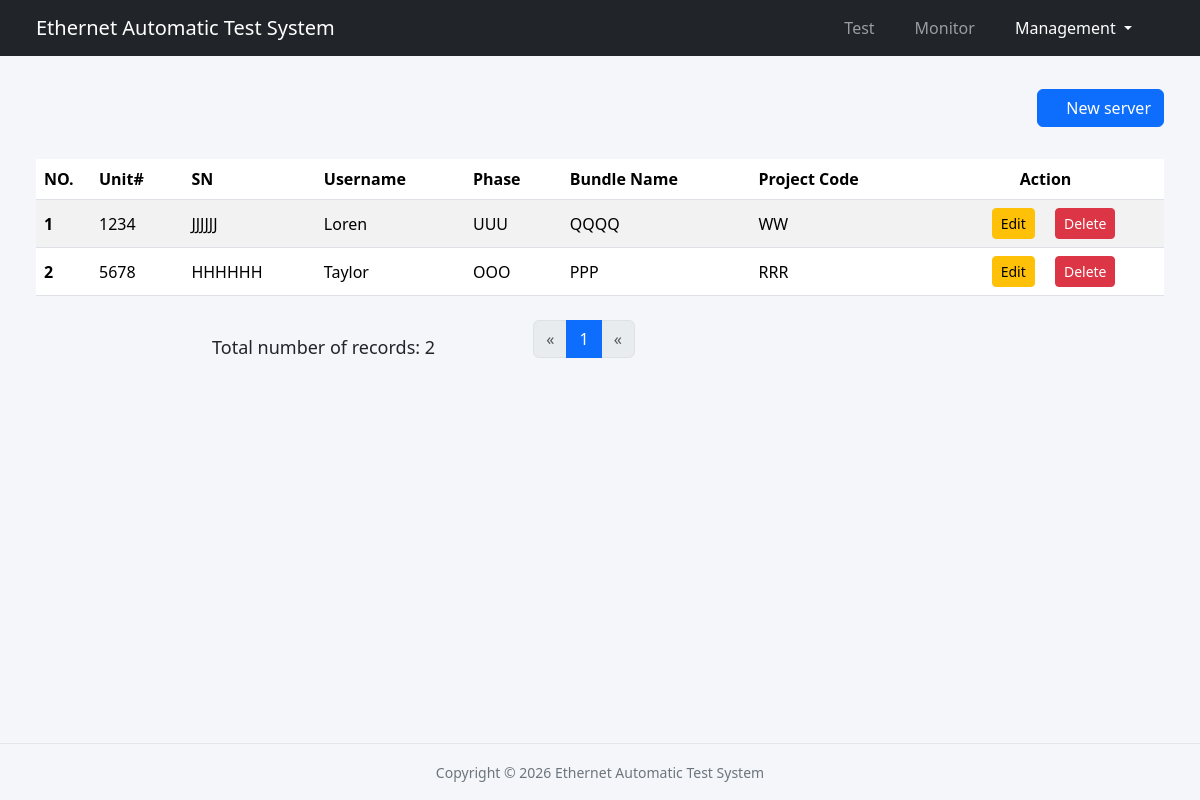
The app's page /api/servers, older data.
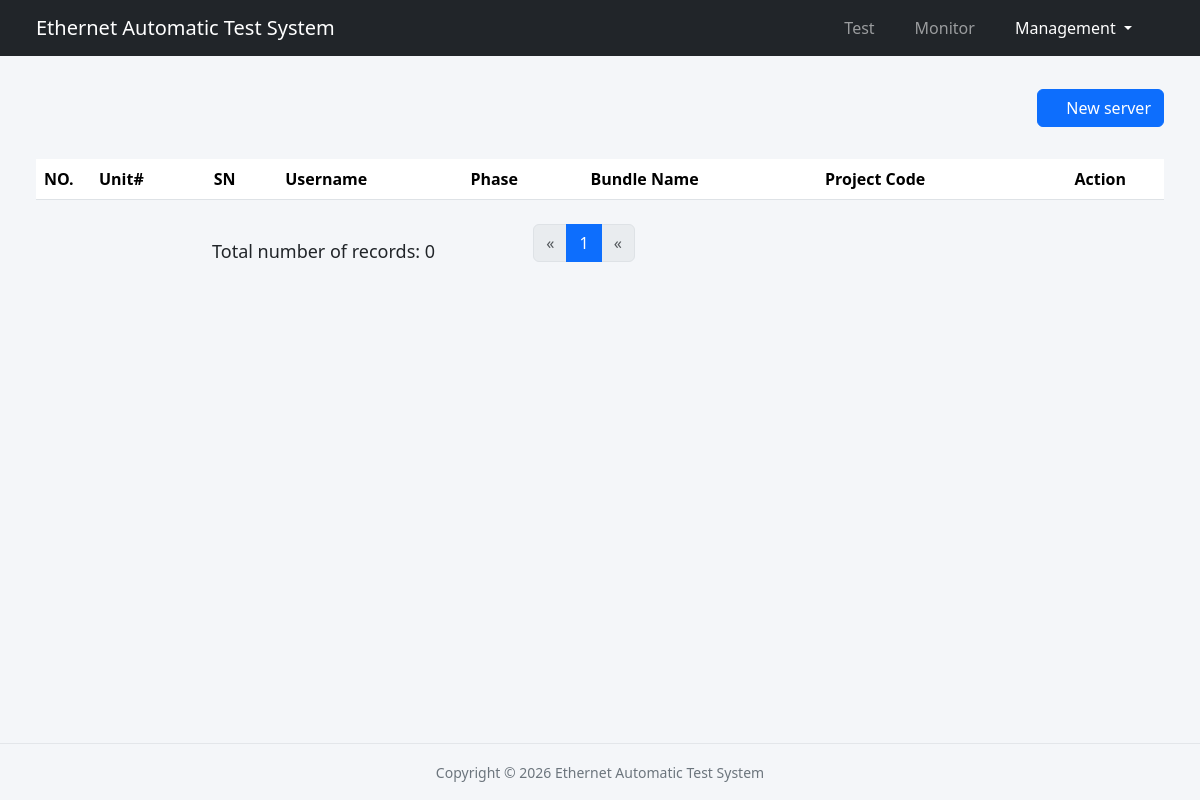
The same page, newer data.
### libs/models.py (models this page shows, shortened)
class Server(db.Model):
    __tablename__ = 'server'
    id = db.Column(db.Integer, primary_key=True)
    unit_no = db.Column(db.String(20), nullable=False)
    unit_sn = db.Column(db.String(50), nullable=False, unique=True)
    user = db.Column(db.String(20), nullable=False)
    unit_phase = db.Column(db.String(20), nullable=False)
    unit_bundle = db.Column(db.String(20), nullable=False)
    project_code = db.Column(db.String(20), nullable=False)

### app.py (the view)
@app.route('/api/servers', methods=['GET'])
def servers_management():
    page = request.args.get('page', 1, type=int)
    pagination = Server.query.order_by(Server.id).paginate(page=page, per_page=100, error_out=False)
    servers = pagination.items
    return render_template("server_management.html", current_url="management", servers=servers,
                           pagination=pagination)

### templates/server_management.html (shortened to what this page needs)
{% extends "base.html" %}
{% import "_macros.html" as macros %}
{% block contents %}
    <div class="d-flex justify-content-end align-items-center flex-wrap mb-4 my-4">
        <button class="btn btn-primary" data-bs-target="#addNewServer" data-bs-toggle="modal"><i class="bi bi-plus-circle"></i> New server</button>
    </div>
    <div class="table-responsive py-2">
        <table class="table table-striped table-hover">
            <thead>
                <tr>
                    <th class="text-start" style="max-width: 55px; width: 55px;">NO.</th>
                    <th class="text-start">Unit#</th>
                    <th class="text-start">SN</th>
                    <th class="text-start">Username</th>
                    <th class="text-start">Phase</th>
                    <th class="text-start">Bundle Name</th>
                    <th class="text-start">Project Code</th>
                    <th class="text-center">Action</th>
                </tr>
            </thead>
            <tbody>
                {% for server in servers %}
                <tr>
                    <th class="text-start">{{ servers.index(server) + 1 }}</th>
                    <td class="text-start">{{ server.unit_no }}</td>
                    <td class="text-start">{{ server.unit_sn }}</td>
                    <td class="text-start">{{ server.user }}</td>
                    <td class="text-start">{{ server.unit_phase }}</td>
                    <td class="text-start">{{ server.unit_bundle }}</td>
                    <td class="text-start">{{ server.project_code }}</td>
                    <td class="text-center">
                        <button type="button" class="btn btn-warning btn-sm mx-3" data-bs-toggle="modal" data-bs-target="#edit_server_{{ server.id }}">
                            Edit
                        </button>
                        <form action="{{ url_for('delete_server', server_id=server.id) }}" method="post" class="d-inline"
                        onsubmit="return confirm('Are you sure you want to delete server: {{ server.unit_no }}?');">
                            <button type="submit" class="btn btn-danger btn-sm">Delete</button>
                        </form>
                    </td>
                {% endfor %}
            </tbody>
        </table>
    </div>
    <div class="pagination">
      {{ macros.pagination_widget(pagination, ".servers_management") }}
    </div>
{% endblock %}

Row changes from the older to the newer data that the page shows:
removed Server: servers.index(server)+1 "1", unit_no "1234", unit_sn "JJJJJJ", user "Loren", unit_phase "UUU", unit_bundle "QQQQ", project_code "WW"
removed Server: servers.index(server)+1 "2", unit_no "5678", unit_sn "HHHHHH", user "Taylor", unit_phase "OOO", unit_bundle "PPP", project_code "RRR"
Text that changed along with them:
{{ pagination.total }}: "2" → "0"
text now shown: "1"
list line gone: "1"
